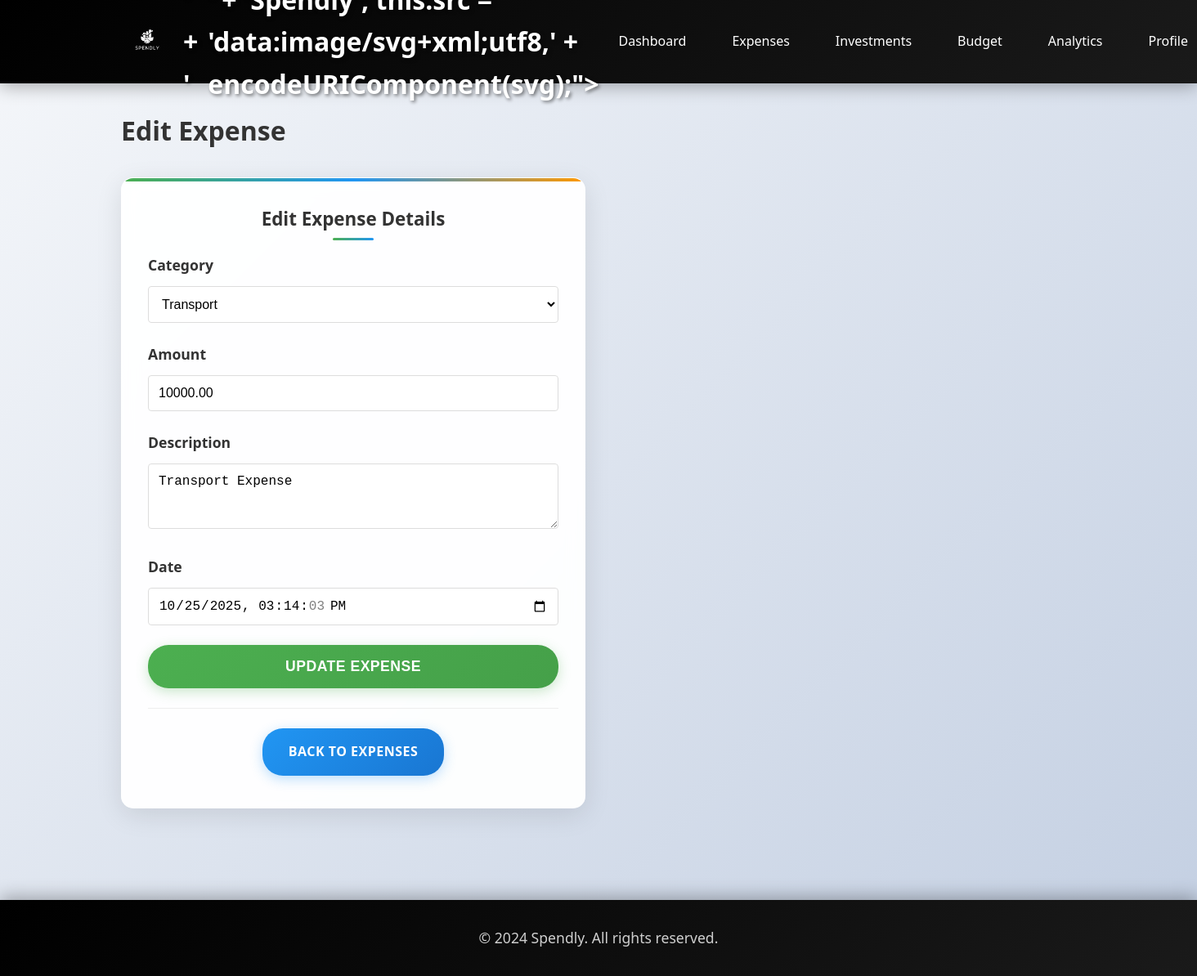
The page /expenses/edit/63/ (signed in) on the database its author committed.
### budget/models.py (models this page shows, shortened)
class Expense(models.Model):
    CATEGORY_CHOICES = [
        ('Food', 'Food'),
        ('Transport', 'Transport'),
        ('Shopping', 'Shopping'),
        ('Bills', 'Bills'),
        ('Entertainment', 'Entertainment'),
        ('Healthcare', 'Healthcare'),
        ('Education', 'Education'),
        ('Other', 'Other'),
    ]
    user = models.ForeignKey(User, on_delete=models.CASCADE)
    category = models.CharField(max_length=20, choices=CATEGORY_CHOICES)
    amount = models.DecimalField(max_digits=10, decimal_places=2)
    description = models.TextField()
    date = models.DateTimeField(default=timezone.now)
    month_year = models.CharField(max_length=7, help_text="Format: YYYY-MM")
    created_at = models.DateTimeField(auto_now_add=True)
    class Meta:
        ordering = ['-date']

### budget/views.py (the view)
# urls.py: path('expenses/edit/<int:expense_id>/', views.edit_expense, name='edit_expense'),
@login_required
def edit_expense(request, expense_id):
    expense = get_object_or_404(Expense, id=expense_id, user=request.user)
    if request.method == 'POST':
        form = ExpenseForm(request.POST, instance=expense)
        if form.is_valid():
            form.save()
            messages.success(request, 'Expense updated successfully!')
            return redirect('expense_list')
    else:
        form = ExpenseForm(instance=expense)
    return render(request, 'budget/edit_expense.html', {'form': form, 'expense': expense})

### budget/forms.py
class ExpenseForm(forms.ModelForm):
    class Meta:
        model = Expense
        fields = ['category', 'amount', 'description', 'date']
        widgets = {
            'category': forms.Select(attrs={
                'class': 'form-control'
            }),
            'amount': forms.NumberInput(attrs={
                'class': 'form-control',
                'placeholder': 'Enter amount',
                'step': '0.01',
                'min': '0'
            }),
            'description': forms.Textarea(attrs={
                'class': 'form-control',
                'rows': 3,
                'placeholder': 'Enter description'
            }),
            'date': forms.DateTimeInput(attrs={
                'class': 'form-control',
                'type': 'datetime-local'
            })
        }
    def __init__(self, *args, **kwargs):
        super().__init__(*args, **kwargs)
        if not self.instance.pk:
            from django.utils import timezone
            self.fields['date'].initial = timezone.now()

### budget/context_processors.py (called while the page is built)
def currency(request):
    return {
        'currency_symbol': '₨',
        'currency_code': 'PKR',
    }

### budget/templates/budget/edit_expense.html (shortened to what this page needs)
{% extends 'budget/base.html' %}
{% block content %}
<div class="row">
    <div class="col-12">
        <h1 style="margin-bottom: 2rem; color: #333;">Edit Expense</h1>
    </div>
</div>
<div class="row justify-content-center">
    <div class="col-6">
        <div class="card">
            <div class="card-header">Edit Expense Details</div>
            <form method="post">
                <div class="form-group">
                    <label class="form-label" for="{{ form.category.id_for_label }}">Category</label>
                    {{ form.category }}
                </div>
                <div class="form-group">
                    <label class="form-label" for="{{ form.amount.id_for_label }}">Amount</label>
                    {{ form.amount }}
                </div>
                <div class="form-group">
                    <label class="form-label" for="{{ form.description.id_for_label }}">Description</label>
                    {{ form.description }}
                </div>
                <div class="form-group">
                    <label class="form-label" for="{{ form.date.id_for_label }}">Date</label>
                    {{ form.date }}
                </div>
                <div class="form-group">
                    <button type="submit" class="btn btn-primary" style="width: 100%; padding: 1rem; font-size: 1.1rem;">
                        Update Expense
                    </button>
                </div>
            </form>
            <div class="text-center" style="margin-top: 1.5rem; padding-top: 1.5rem; border-top: 1px solid #eee;">
                <a href="{% url 'expense_list' %}" class="btn btn-secondary">Back to Expenses</a>
            </div>
        </div>
    </div>
</div>
{% endblock %}

### budget/templates/budget/base.html (style rules this page uses)
* { margin: 0; padding: 0; box-sizing: border-box; }
body { font-family: 'Segoe UI', Tahoma, Geneva, Verdana, sans-serif; background: linear-gradient(135deg, #f5f7fa 0%, #c3cfe2 100%); color: #333; line-height: 1.6; min-height: 100vh; }
.card { background: rgba(255, 255, 255, 0.95); border-radius: 15px; box-shadow: 0 8px 32px rgba(0,0,0,0.1); padding: 2rem; margin-bottom: 2rem; backdrop-filter: blur(10px); border: 1px solid rgba(255, 255, 255, 0.2); transition: all 0.3s ease; position: relative; overflow: hidden; }
.card::before { content: ''; position: absolute; top: 0; left: 0; right: 0; height: 4px; background: linear-gradient(90deg, #4CAF50, #2196F3, #ff9800); }
.card-header { font-size: 1.4rem; font-weight: 700; margin-bottom: 1.5rem; color: #333; text-align: center; position: relative; }
.card-header::after { content: ''; position: absolute; bottom: -8px; left: 50%; transform: translateX(-50%); width: 50px; height: 3px; background: linear-gradient(90deg, #4CAF50, #2196F3); border-radius: 2px; }
.form-group { margin-bottom: 1.5rem; position: relative; }
.form-label { display: block; margin-bottom: 0.75rem; font-weight: 600; color: #333; font-size: 1.1rem; }
.form-control { width: 100%; padding: 1rem 1.25rem; border: 2px solid #e1e5e9; border-radius: 10px; font-size: 1rem; transition: all 0.3s ease; background: rgba(255, 255, 255, 0.9); }
.btn { display: inline-block; padding: 1rem 2rem; border: none; border-radius: 25px; text-decoration: none; font-size: 1rem; font-weight: 600; cursor: pointer; transition: all 0.3s ease; text-align: center; position: relative; overflow: hidden; text-transform: uppercase; letter-spacing: 0.5px; }
.btn::before { content: ''; position: absolute; top: 0; left: -100%; width: 100%; height: 100%; background: linear-gradient(90deg, transparent, rgba(255,255,255,0.2), transparent); transition: left 0.5s; }
.btn-primary { background: linear-gradient(135deg, #4CAF50, #45a049); color: white; box-shadow: 0 4px 15px rgba(76, 175, 80, 0.3); }
.btn-secondary { background: linear-gradient(135deg, #2196F3, #1976D2); color: white; box-shadow: 0 4px 15px rgba(33, 150, 243, 0.3); }
.row { display: flex; flex-wrap: wrap; margin: 0 -1rem; }
.col-6 { flex: 0 0 50%; padding: 0 1rem; }
.col-12 { flex: 0 0 100%; padding: 0 1rem; }
.text-center { text-align: center; }

### budget/templates/budget/edit_expense.html (style rules this page uses)
.form-control { border: 1px solid #ddd; border-radius: 4px; padding: 0.75rem; font-size: 1rem; width: 100%; transition: border-color 0.3s; }

### rows shown on the page
Expense: category "Transport", amount "10000.00", description "Transport Expense", date "10/25/2025 15:14:03"
